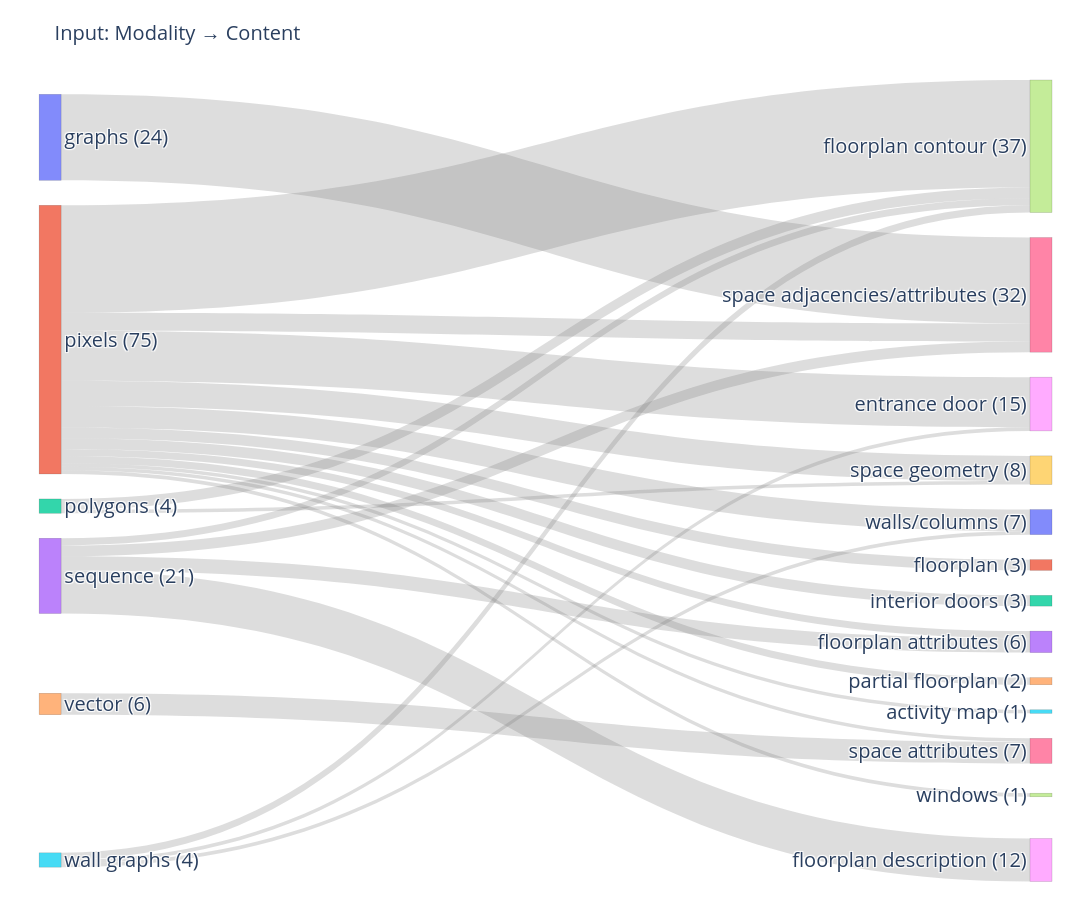

Source (notebook cell):
### Markdown cell above
# INPUT: MODALITY / CONTENT

### Code cell
# Legacy 02

plot_sankey_input_modality_content(df_model)

### Figure 1 — Plotly figure (JSON) as saved in the notebook; plotly's stock layout.template omitted (floating-point values rounded to 4 significant figures)
{"data": [{"arrangement": "snap", "link": {"color": "rgba(120,120,120,0.25)", "source": [0, 1, 1, 1, 1, 1, 1, 1, 1, 1, 1, 1, 1, 2, 2, 3, 3, 3, 3, 4, 5, 5, 5], "target": [6, 7, 8, 9, 10, 6, 11, 12, 13, 14, 15, 16, 17, 7, 9, 18, 13, 6, 7, 16, 7, 8, 10], "value": [24, 30, 14, 7, 6, 5, 3, 3, 2, 2, 1, 1, 1, 3, 1, 12, 4, 3, 2, 6, 2, 1, 1]}, "node": {"label": ["graphs (24)", "pixels (75)", "polygons (4)", "sequence (21)", "vector (6)", "wall graphs (4)", "space adjacencies/attributes (32)", "floorplan contour (37)", "entrance door (15)", "space geometry (8)", "walls/columns (7)", "floorplan (3)", "interior doors (3)", "floorplan attributes (6)", "partial floorplan (2)", "activity map (1)", "space attributes (7)", "windows (1)", "floorplan description (12)"], "line": {"color": "rgba(0,0,0,0.25)", "width": 0.5}, "pad": 25, "thickness": 22, "x": [0.01, 0.01, 0.01, 0.01, 0.01, 0.01, 0.99, 0.99, 0.99, 0.99, 0.99, 0.99, 0.99, 0.99, 0.99, 0.99, 0.99, 0.99, 0.99], "y": [0, 0.2, 0.4, 0.6, 0.8, 1, 0, 0.08333, 0.1667, 0.25, 0.3333, 0.4167, 0.5, 0.5833, 0.6667, 0.75, 0.8333, 0.9167, 1]}, "type": "sankey"}], "layout": {"font": {"size": 20}, "height": 900, "margin": {"b": 40, "l": 40, "r": 40, "t": 80}, "title": {"font": {"size": 20}, "text": "Input: Modality → Content"}, "width": 1400}}
